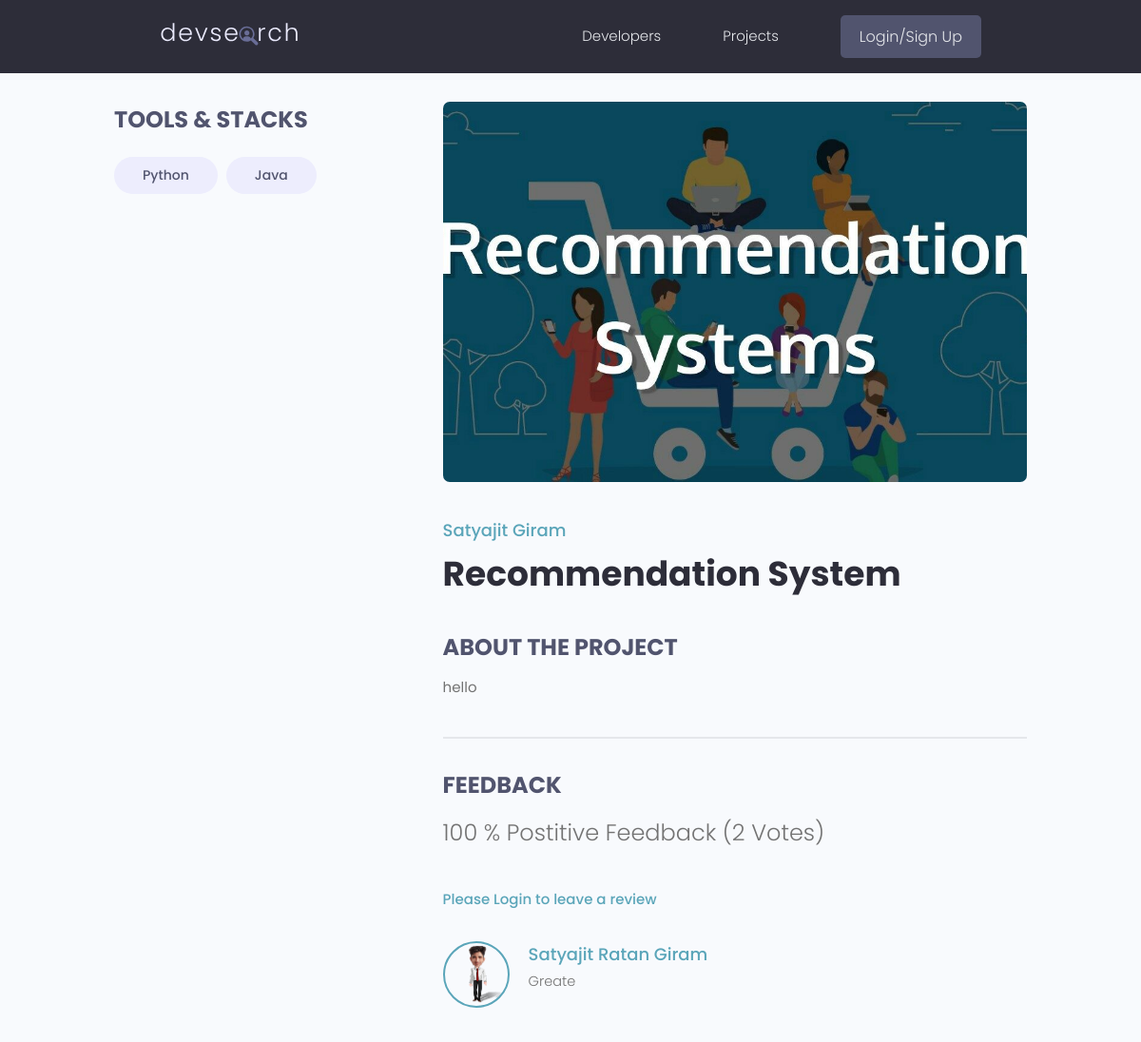
/projects/single/3522d93a-898b-4f6c-a9e9-b18f8ba0fdbc, run on the app's committed database.
### app/models.py (models this page shows, shortened)
class Tags(models.Model):
    name = models.CharField(max_length=200)
    created= models.DateTimeField(auto_now_add=True)
    id = models.UUIDField(default=uuid.uuid4,unique=True,editable=False,primary_key=True)
    def __str__(self):
        return self.name

class Project(models.Model):
    owner = models.ForeignKey(Profile, on_delete=models.CASCADE, null=True, blank=True)
    title = models.CharField(max_length=255)
    description = models.TextField(null=True,blank=True)
    featured_image = models.ImageField(null=True, blank=True, default="default.jpg")
    demo_link= models.CharField(max_length=255,null=True,blank=True)
    source_link = models.CharField(max_length=255, null=True, blank=True)
    tags = models.ManyToManyField('tags',blank=True)
    vote_total = models.IntegerField(default=0,null=True, blank=True)
    vote_ratio = models.IntegerField(default=0,null=True, blank=True)
    created = models.DateField(auto_now_add=True)
    id = models.UUIDField(default=uuid.uuid4,unique=True, primary_key=True,editable=False)
    class Meta:
        ordering = ['-vote_ratio', '-vote_total','title']  # [-created] - will use as New first
    @property
    def imageURL(self):
        try:
            url = self.featured_image.url
        except:
            url = ""
        return url
    @property
    def reviewers(self):
        queryset = self.review_set.all().values_list('owner__id', flat=True)
        return queryset

class Review(models.Model):
    VOTE_TYPE = (('up','Up Vote'),('down','Down Vote'))
    owner = models.ForeignKey(Profile,on_delete=models.CASCADE, null=True, blank=True)
    project = models.ForeignKey(Project,on_delete=models.CASCADE)
    body=models.TextField()
    value=models.CharField(max_length=255, choices=VOTE_TYPE)
    created=models.DateTimeField(auto_now_add=True)
    id = models.UUIDField(default=uuid.uuid4,primary_key=True,editable=True,unique=True)
    class Meta:
        unique_together = [['owner','project']]

### users/models.py (models this page shows, shortened)
class Profile(models.Model):
    user = models.OneToOneField(User, on_delete=models.CASCADE, null=True, blank=True)
    name = models.CharField(max_length=255, null=True, blank=True)
    email = models.EmailField(max_length=300, null=True, blank=True)
    short_intro = models.CharField(max_length=300, null=True, blank=True)
    username = models.CharField(max_length=255, null=True, unique=True, blank=True)
    location = models.CharField(max_length=255, null=True, blank=True)
    bio = models.TextField(null=True, blank=True)
    profile_image = models.ImageField(null=True, blank=True,upload_to='Profiles/',default='Profiles/user-default.png')
    social_linkedin = models.CharField(max_length=255, null=True, blank=True)
    social_github = models.CharField(max_length=255, null=True, blank=True)
    social_twitter = models.CharField(max_length=255, null=True, blank=True)
    social_youtube = models.CharField(max_length=255, null=True, blank=True)
    social_website = models.CharField(max_length=255, null=True, blank=True)
    created = models.DateTimeField(auto_now_add=True)
    id = models.UUIDField(default=uuid.uuid4, unique=True, primary_key=True, editable=False)
    class Meta:
        ordering = ['created']
    @property
    def imageURL(self):
        try:
            url = self.profile_image.url
        except:
            url = ""
        return url

### app/views.py (the view, shortened to what this page needs)
# urls.py: path('single/<str:id>',views.singleProject, name='single_project'),
def singleProject(request,id):
    projectObj = models.Project.objects.get(id=id)
    form = ReviewForm()
    context = {'project':projectObj, 'form':form}
    return render(request, 'projects/single_project.html',context)

### app/templates/projects/single_project.html (shortened to what this page needs)
{% extends "main.html" %}
{% block content %}
  <main class="singleProject my-md">
    <div class="container">
      <div class="layout">
        <div class="column column--1of3">
          <h3 class="singleProject__subtitle">Tools & Stacks</h3>
          <div class="singleProject__toolStack">
            {% for tag in project.tags.all %}
            <span class="tag tag--pill tag--sub tag--lg">
              <small>{{tag}}</small>
            </span>
            {% endfor %}
        </div>
        </div>
        <div class="column column--2of3">
          <img class="singleProject__preview" src="{{project.imageURL}}" alt="portfolio thumbnail" />
          <a href="{% url 'user-profile' project.owner.id %}" class="singleProject__developer">{{project.owner.name}}</a>
          <h2 class="singleProject__title">{{ project.title }}</h2>
          <h3 class="singleProject__subtitle">About the Project</h3>
          <div class="singleProject__info">{{ project.description }}          </div>
          <div class="comments">
            <h3 class="singleProject__subtitle">Feedback</h3>
            <h5 class="project--rating">
              {{ project.vote_ratio }} % Postitive Feedback ({{project.vote_total}} Votes)
            </h5>
            {% if request.user.profile.id in project.reviewers %}
              <p class="text-success">You have already submitted your review for this project</p>
            {% elif request.user.profile == project.owner %}
              <p >You can't review your own work</p>
            {% else %}
              <a href="{% url 'login' %}?next={{request.path}}">Please Login to leave a review</a>
            {% endif %}
            <div class="commentList">
              {% for review in project.review_set.all %}
                {% if review.body %}
                  <div class="comment">
                    <a href="{% url 'user-profile' review.owner.id %}">
                      <img class="avatar avatar--md" src="{{review.owner.imageURL}}" alt="{{review.owner.name}}" />
                    </a>
                    <div class="comment__details">
                      <a href="{% url 'user-profile' review.owner.id %}" class="comment__author">{{review.owner.name}}</a>
                      <p class="comment__info">{{review.body|linebreaksbr}}</p>
                    </div>
                  </div>
                {% endif %}
              {% endfor %}
            </div>
          </div>
        </div>
      </div>
    </div>
  </main>
{% endblock content %}

### templates/main.html (shortened to what this page needs)
<!DOCTYPE html>
{% load static %}
<html>
<head>
    <link rel="stylesheet" href="https://cdn.iconmonstr.com/1.3.0/css/iconmonstr-iconic-font.min.css" />
    <link rel="stylesheet" href="{% static 'uikit/styles/uikit.css' %}" />
    <link rel="stylesheet" href="{% static 'styles/app.css' %}" />
</head>
<body>
    {% include 'navbar.html' %}
    {% block content %}
    {% endblock content %}
</body>
</html>

### templates/navbar.html (shortened to what this page needs)
 {% load static %}
 <header class="header">
    <div class="container container--narrow">
      <a href="{% url 'profile' %}" class="header__logo">
        <img src="{% static 'images/logo.svg' %}" alt="DevSearch Logo" />
      </a>
      <nav class="header__nav">
        <ul class="header__menu">
          <li class="header__menuItem"><a href="{% url 'profile' %}">Developers</a></li>
          <li class="header__menuItem"><a href="{% url 'home' %}">Projects</a></li>
          {% if request.user.is_authenticated %}
          <li class="header__menuItem"><a href="{% url 'inbox' %}">Inbox</a></li>
          <li class="header__menuItem"><a href="{% url 'account' %}">Account</li>
          <li class="header__menuItem"><a href="{% url 'logout' %}" class="btn btn--sub">Logout</a></li>
          {% else %}
          <li class="header__menuItem"><a href="{% url 'login' %}" class="btn btn--sub">Login/Sign Up</a></li>
          {% endif %}
        </ul>
      </nav>
    </div>
  </header>

### devsearch/static/styles/app.css (style rules this page uses)
:root { --color-sub: #2d2d39; }
.btn--sub { background-color: var(--color-sub-light); }
img { width: 100%; }
.header { position: sticky; z-index: 111; background-color: var(--color-sub); padding: 1.5rem 0; }
.header > .container { display: flex; justify-content: space-between; align-items: center; }
.header__logo > img { height: 3.8rem; }
.header__nav > ul { display: inline-flex; align-items: center; list-style: none; gap: 6.5rem; }
.header__menuItem > a { color: var(--color-light); font-weight: 300; }
.singleProject .column--1of3 { order: 2; }
@media screen and (min-width: 1081px) { .singleProject .column--1of3 { order: 1; } }
@media screen and (min-width: 1081px) { .singleProject .column--2of3 { order: 2; } }
.singleProject__toolStack { margin-top: 2rem; margin-bottom: 4rem; }
.singleProject__preview { height: 50vh; object-fit: cover; object-position: top center; margin-bottom: 3rem; border-radius: 0.7rem; }
.singleProject__developer { font-size: 1.8rem; font-weight: 500; }
.singleProject__title { font-size: 3.6rem; font-weight: 700; color: var(--color-sub); margin-bottom: 3rem; }
.project--rating { margin-bottom: 1.6em; margin-top: .5em; }
.singleProject__subtitle { text-transform: uppercase; font-size: 2.4rem; font-weight: 700; color: var(--color-sub-light); margin-bottom: 1rem; }
.comments { margin-top: 4rem; padding-top: 3rem; border-top: 2px solid var(--color-light); }
.commentList { margin: 3rem 0; }
.comment { display: flex; gap: 2rem; }
.comment__author { font-size: 1.8rem; }
.comment__info { font-size: 1.45rem; }

### devsearch/static/uikit/styles/modules/_variables.css (style rules this page uses)
:root { --color-main: #5aa5b9; --color-main-light: #e6faff; --color-sub: #3f4156; --color-sub-light: #51546e; --color-sub-lighter: #ededfd; --color-text: #737373; --color-gray: #8b8b8b; --color-light: #e5e7eb; --color-light-gray: #767676; --color-bg: #f8fafd; --color-white: #fffefd; --color-white-light: #f3f3f3; --color-success: #359e64; --color-success-bg: #def8e8; --color-error: #fc4b0b; --color-error-bg: #fff2ee; --font-base: 'Poppins', arial, helvetica, 'Segoe UI', roboto, ubuntu, sans-serif; --font-monospace: 'Fira Code', 'Courier New', courier, monospace; --font-regular: 300; --font-medium: 500; --font-bold: 700; --generic-shadow: 1px 1px 5px #00000010; --generic-transition: all 0.3s ease-in-out; }

### devsearch/static/uikit/styles/modules/_base.css (style rules this page uses)
* { margin: 0; padding: 0; box-sizing: border-box; text-rendering: optimizeLegibility; color: inherit; font-size: inherit; }
html { font-size: 50%; }
@media only screen and (min-width: 480px) { html { font-size: 56.25%; } }
@media only screen and (min-width: 1200px) { html { font-size: 62.5%; } }
body { line-height: 1.6; font-weight: 400; font-size: 1.5rem; color: var(--color-text); background-color: var(--color-bg); min-height: 100vh; }

### devsearch/static/uikit/styles/modules/_typography.css (style rules this page uses)
* { font-family: var(--font-base); }
h2 { font-size: 3.6rem; font-weight: var(--font-bold); }
h3 { font-size: 3.2rem; font-weight: var(--font-medium); }
h5 { font-size: 2.4rem; font-weight: var(--font-medium); }
h5, h6 { font-weight: var(--font-regular); }
p, span, strong { font-size: 1.6rem; color: var(--color-text); font-weight: var(--font-regular); }
a { padding-bottom: 2px; text-decoration: none; display: inline-block; color: var(--color-main); font-weight: var(--font-medium); }

### devsearch/static/uikit/styles/modules/_utilities.css (style rules this page uses)
.container { width: 92%; max-width: 165rem; margin: 0 auto; box-sizing: border-box; }
.container--narrow { width: 92%; max-width: 120rem; }
@media screen and (min-width: 1000px) { .container { width: 90%; } }
@media screen and (min-width: 1000px) { .container--narrow { width: 85%; } }
@media screen and (min-width: 1200px) { .container { width: 80%; } }
@media screen and (min-width: 1200px) { .container--narrow { width: 72%; } }
.my-md { margin: 3rem auto; }

### devsearch/static/uikit/styles/modules/_avatar.css (style rules this page uses)
.avatar { border-radius: 50%; border: 2px solid var(--color-main); object-fit: cover; }
.avatar--md { height: 7rem; width: 7rem; }

### devsearch/static/uikit/styles/modules/_button.css (style rules this page uses)
.btn { display: inline-block; position: relative; cursor: pointer; background-color: var(--color-light); font-weight: var(--font-medium); color: var(--color-sub); text-decoration: none; padding: 1rem 2rem; border-radius: 0.5rem; border: none; width: -webkit-fit-content; width: -moz-fit-content; width: fit-content; height: -webkit-fit-content; height: -moz-fit-content; height: fit-content; font-size: 1.6rem; outline-width: 0; outline-color: transparent; -webkit-backface-visibility: hidden; backface-visibility: hidden; transition: all 0.3s ease-in-out; }
.btn--sub { background-color: var(--color-sub); color: var(--color-white); }

### data on the page
Tags: name "Python"
Tags: name "Java"
Project: imageURL (picture), owner.name "Satyajit Giram", title "Recommendation System", description "hello", vote_ratio "100", vote_total "2"
Review: owner.imageURL (picture), owner.name "Satyajit Ratan Giram", body "Greate"
